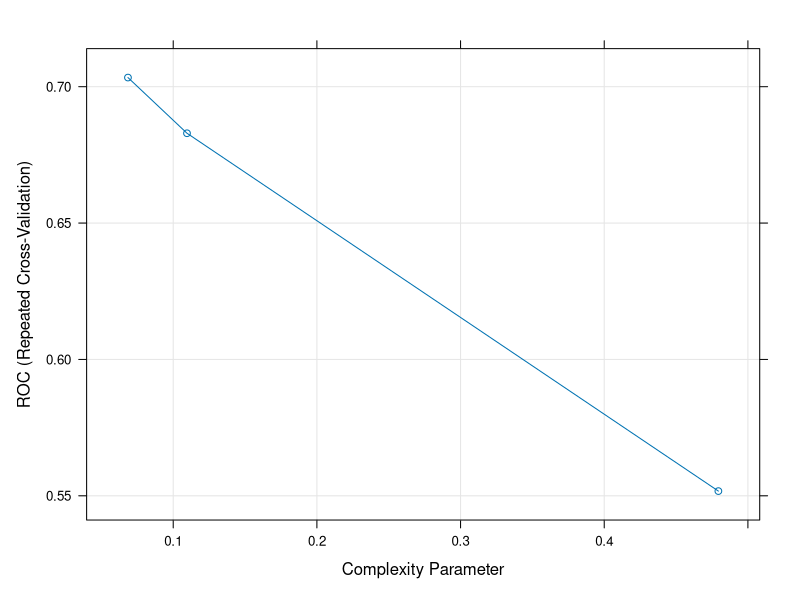
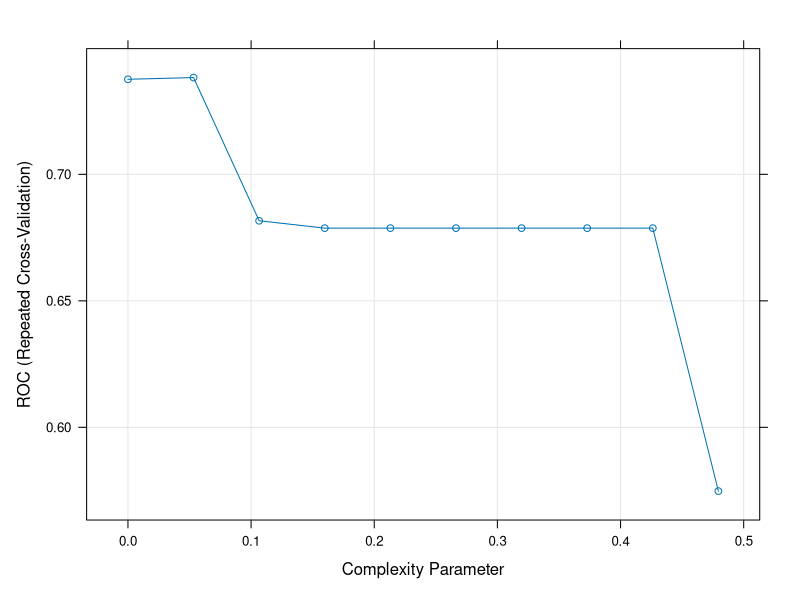
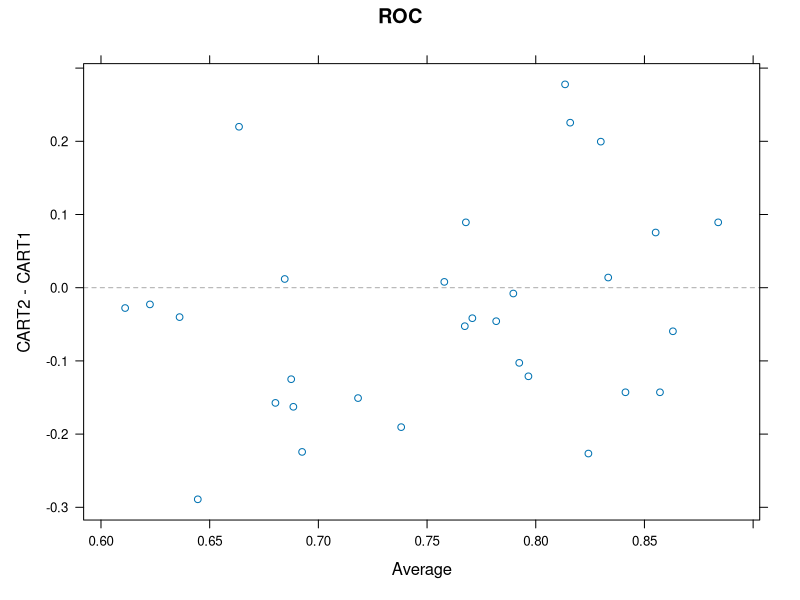

Reproduce these figures in R, in order.
## ----setup, include=FALSE------------------------------------------------
options(width=100) 
if(!require("knitr")) install.packages("knitr")
library("knitr")
#getOption("width")
knitr::opts_chunk$set(comment=NA,echo = TRUE, cache=TRUE)

## ----s1, include=TRUE, message=FALSE, warning=FALSE----------------------
if(!require("caret")) install.packages("caret")
if(!require("mlbench")) install.packages("mlbench")
library("caret")
library("mlbench")

## ----s1.1----------------------------------------------------------------
data(Sonar)
names(Sonar)
set.seed(1234) # Control of data generation
inTrain <- createDataPartition(y=Sonar$Class, p=.75, list=FALSE)
str(inTrain)
training <- Sonar[inTrain,]
testing <- Sonar[-inTrain,]
nrow(training)

## ----s2------------------------------------------------------------------
CART1Model <- train (Class ~ ., 
                   data=training, 
                   method="rpart1SE",
                   preProc=c("center","scale"))
CART1Model

## ------------------------------------------------------------------------
ctrl <- trainControl(method = "repeatedcv", repeats=3)
CART1Model3x10cv <- train (Class ~ ., 
                         data=training, 
                         method="rpart1SE",
                         trControl=ctrl,
                         preProc=c("center","scale"))

CART1Model3x10cv

## ------------------------------------------------------------------------
ctrl <- trainControl(method = "repeatedcv", repeats=3, classProbs=TRUE,
summaryFunction=twoClassSummary)
CART1Model3x10cv <- train (Class ~ ., 
                         data=training, 
                         method="rpart1SE", 
                         trControl=ctrl, 
                         metric="ROC", 
                         preProc=c("center","scale"))

CART1Model3x10cv

## ------------------------------------------------------------------------
CART2Fit3x10cv <- train (Class ~ ., 
                       data=training, 
                       method="rpart", 
                       trControl=ctrl, 
                       metric="ROC", 
                       preProc=c("center","scale"))
CART2Fit3x10cv
plot(CART2Fit3x10cv)

CART2Fit3x10cv <- train (Class ~ ., 
                       data=training, 
                       method="rpart", 
                       trControl=ctrl, 
                       metric="ROC",  
                       tuneLength=10,
                       preProc=c("center","scale"))
CART2Fit3x10cv
plot(CART2Fit3x10cv)

## ---- eval= TRUE---------------------------------------------------------
CART2Probs <- predict(CART2Fit3x10cv, newdata = testing, type = "prob")
CART2Classes <- predict(CART2Fit3x10cv, newdata = testing, type = "raw")
confusionMatrix(data=CART2Classes,testing$Class)

## ---- eval= TRUE---------------------------------------------------------
resamps=resamples(list(CART2=CART2Fit3x10cv,CART1=CART1Model3x10cv))
summary(resamps)
xyplot(resamps,what="BlandAltman")
diffs<-diff(resamps)
summary(diffs)

